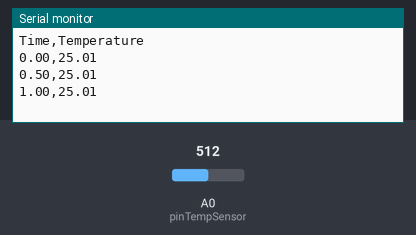
Recording of a sketch running on a simulated Arduino Uno, built with avr-gcc and run on an emulated ATmega328P. Parts: the last lines printed to the serial monitor. The inputs (shaded band) are chosen by the test bench; at power-on: A0 (pinTempSensor) = 512.

Above: at 3.3 s.
3.4 s: A0 (pinTempSensor) set to 716
At 3.9 s:
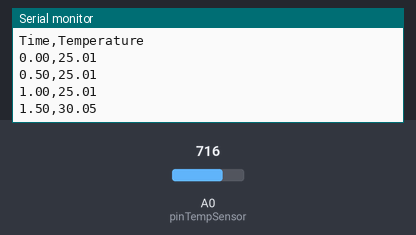
4.9 s: A0 (pinTempSensor) set to 900
At 5.4 s:
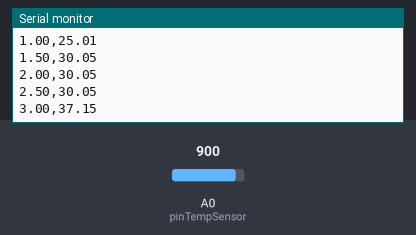
Timing chart, 0 to 7.9 s (numbered marks = the images above; inputs shaded):
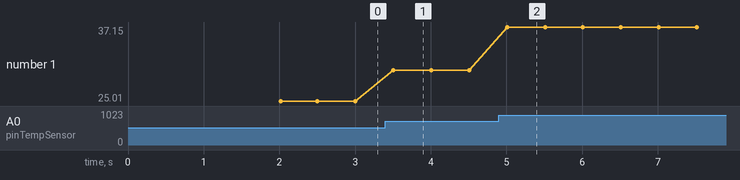

Measured:
- after the input at 3.4 s, the serial monitor: prints a new line after 0.10 s (image 1)
- after the input at 4.9 s, the serial monitor: prints a new line after 0.11 s (image 2)
- plotted number 1: 25.01 → 30.05 after the input at 3.4 s, 30.05 → 37.15 after the input at 4.9 s

The sketch:

task4.ino
```cpp
#include <math.h>

// Configuration
const int B = 4275000;        // B value of the thermistor
const int R0 = 100000;        // R0 = 100k
const int pinTempSensor = A0; // Grove - Temperature Sensor connect to A0

const unsigned int sampling_freq_hz = 2;
const unsigned int sampling_duration_sec = 180;

/* size_t (unsigned long or unsigned long long depending on the implementation and OS)
   can be used to ensure SAMPLE_COUNT >= 0
*/

// Capitalisation helps me to differentiate these global variables and constants from local variables
// that may have similar names
const size_t SAMPLE_COUNT = sampling_freq_hz * sampling_duration_sec;


float temperature_read()
{
  int a = analogRead(pinTempSensor);
  float R = 1023.0 / a - 1.0;
  R = R0 * R;
  float temperature = 1.0 / (log(R / R0) / B + 1 / 298.15) - 273.15; // convert to temperature via datasheet
  return temperature;
}

void record_temperatures()
{
  unsigned long delay_ms = 1000 / sampling_freq_hz;

  Serial.println("Time,Temperature");

  for (size_t i = 0; i < SAMPLE_COUNT; i++)
  {
    float t = i / (float)sampling_freq_hz;
    float temp = temperature_read();

    Serial.print(t);
    Serial.print(",");
    Serial.println(temp);
    // Saves memory by writing tempertatues directly to serial without storing in a static buffer
    delay(delay_ms);
  }
}

void setup()
{
    Serial.begin(9600);

    delay(2000);

    record_temperatures();
}


void loop(){
  // Do nothing
}
```
